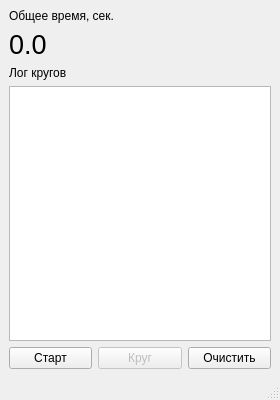
<?xml version="1.0" encoding="UTF-8"?>
<ui version="4.0">
 <class>MainWindow</class>
 <widget class="QMainWindow" name="MainWindow">
  <property name="geometry">
   <rect>
    <x>0</x>
    <y>0</y>
    <width>280</width>
    <height>400</height>
   </rect>
  </property>
  <property name="minimumSize">
   <size>
    <width>280</width>
    <height>400</height>
   </size>
  </property>
  <property name="maximumSize">
   <size>
    <width>800</width>
    <height>800</height>
   </size>
  </property>
  <property name="windowTitle">
   <string>Секундомер</string>
  </property>
  <widget class="QWidget" name="centralwidget">
   <layout class="QVBoxLayout" name="verticalLayout">
    <item>
     <widget class="QLabel" name="lb_timeTitle">
      <property name="text">
       <string>Общее время, сек.</string>
      </property>
     </widget>
    </item>
    <item>
     <widget class="QLabel" name="lb_time">
      <property name="font">
       <font>
        <pointsize>20</pointsize>
       </font>
      </property>
      <property name="text">
       <string>0.0</string>
      </property>
      <property name="alignment">
       <set>Qt::AlignLeading|Qt::AlignLeft|Qt::AlignVCenter</set>
      </property>
     </widget>
    </item>
    <item>
     <widget class="QLabel" name="lb_lapsLog">
      <property name="text">
       <string>Лог кругов</string>
      </property>
      <property name="alignment">
       <set>Qt::AlignLeading|Qt::AlignLeft|Qt::AlignVCenter</set>
      </property>
     </widget>
    </item>
    <item>
     <widget class="QTextEdit" name="te_lapsLog">
      <property name="readOnly">
       <bool>true</bool>
      </property>
     </widget>
    </item>
    <item>
     <layout class="QHBoxLayout" name="horizontalLayout">
      <item>
       <widget class="QPushButton" name="pbt_startStop">
        <property name="text">
         <string>Старт</string>
        </property>
       </widget>
      </item>
      <item>
       <widget class="QPushButton" name="pbt_laps">
        <property name="enabled">
         <bool>false</bool>
        </property>
        <property name="text">
         <string>Круг</string>
        </property>
       </widget>
      </item>
      <item>
       <widget class="QPushButton" name="pbt_clear">
        <property name="enabled">
         <bool>true</bool>
        </property>
        <property name="text">
         <string>Очистить</string>
        </property>
       </widget>
      </item>
     </layout>
    </item>
   </layout>
  </widget>
  <widget class="QMenuBar" name="menubar">
   <property name="geometry">
    <rect>
     <x>0</x>
     <y>0</y>
     <width>280</width>
     <height>21</height>
    </rect>
   </property>
  </widget>
  <widget class="QStatusBar" name="statusbar"/>
 </widget>
 <resources/>
 <connections/>
</ui>
